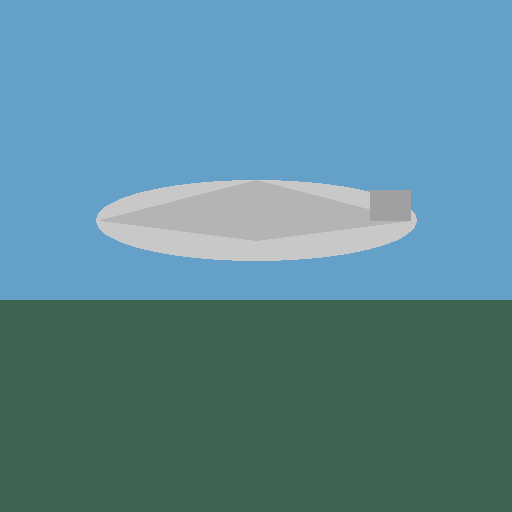
#> input picture data/images/airplane.png, 512 x 512 px
$ python -i watershed.py   (imports and definitions only)
#> lines starting #> are read from the running program, lines starting #| are printed output that depends on the picture; after the words box and inside, x2 and y2 are one past the last pixel; in counts of white or black regions, pixels touching at a corner belong together
#> further down, picture is the input picture: shape (512, 512, 3); mean B, G, R 149.4, 137.4, 90.5
"""
Watershed-based segmentation.
The watershed algorithm treats the gradient magnitude as a topographic surface
and finds catchment basins (segments) by simulating flooding from markers.
"""

import cv2
import numpy as np


def watershed_segmentation(image: np.ndarray) -> tuple[np.ndarray, np.ndarray]:
    """
    Segment an image using the Watershed algorithm.

    Pipeline:
        1. Convert to grayscale and apply Otsu thresholding.
        2. Morphological operations to identify sure foreground/background.
        3. Compute distance transform for foreground markers.
        4. Run cv2.watershed with those markers.

    Args:
        image: Input colour image (uint8, BGR or RGB, HxWx3).

    Returns:
        (label_map, overlay):
            label_map – integer label map (int32), -1 = boundaries.
            overlay   – original image with watershed boundaries drawn in red.
    """
    if image.ndim == 2:
        bgr = cv2.cvtColor(image, cv2.COLOR_GRAY2BGR)
        gray = image.copy()
    else:
        bgr = image.copy()
        gray = cv2.cvtColor(image, cv2.COLOR_BGR2GRAY)
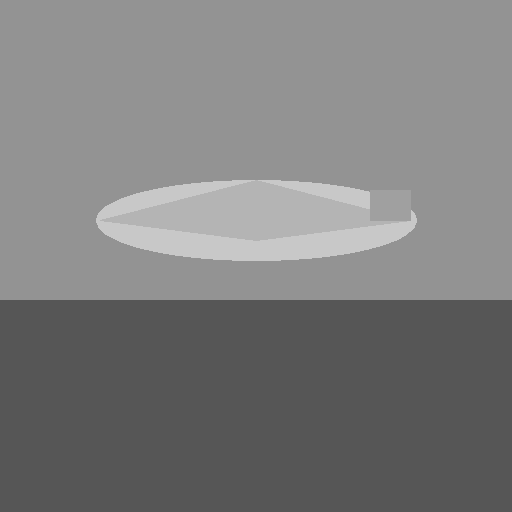
#> gray: shape (512, 512); min 86, max 200, mean 125

    # --- Step 1: Otsu thresholding to get binary foreground ---
    blur = cv2.GaussianBlur(gray, (5, 5), 0)
    _, binary = cv2.threshold(blur, 0, 255, cv2.THRESH_BINARY_INV + cv2.THRESH_OTSU)
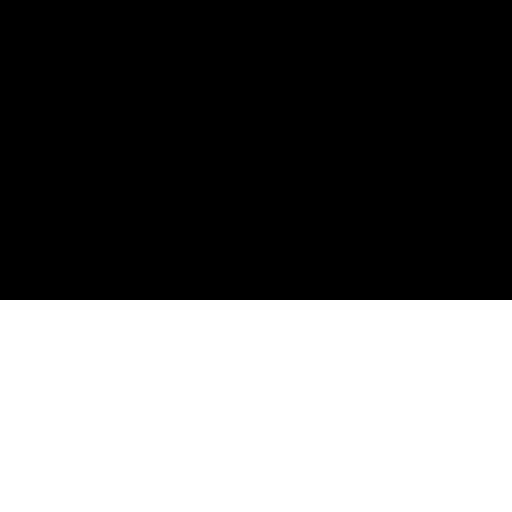
#> binary: shape (512, 512); 41.4% white; 1 white region, box (x1, y1, x2, y2) and area: (0, 300, 512, 512) 108544

    # --- Step 2: Morphological cleanup ---
    kernel = cv2.getStructuringElement(cv2.MORPH_ELLIPSE, (3, 3))
    opening = cv2.morphologyEx(binary, cv2.MORPH_OPEN, kernel, iterations=2)

    # Sure background area
    sure_bg = cv2.dilate(opening, kernel, iterations=3)
#> sure_bg: shape (512, 512); 42% white; 1 white region, box (x1, y1, x2, y2) and area: (0, 297, 512, 512) 110080

    # Sure foreground via distance transform
    dist_transform = cv2.distanceTransform(opening, cv2.DIST_L2, 5)
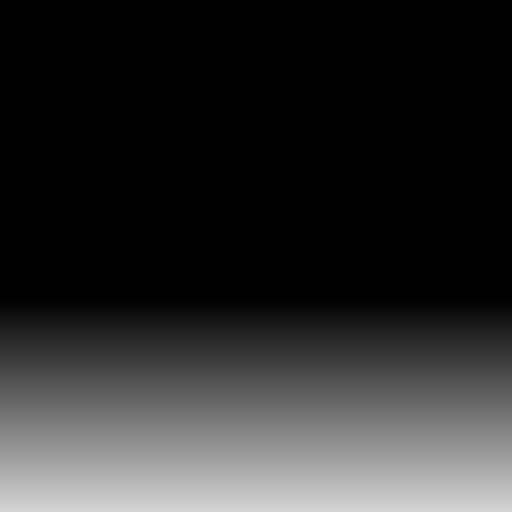
#> dist_transform: shape (512, 512) float32; min 0, max 212, mean 44.1
    _, sure_fg = cv2.threshold(dist_transform, 0.4 * dist_transform.max(), 255, 0)
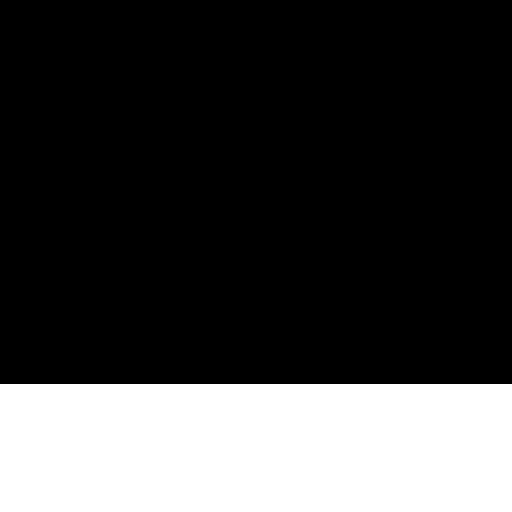
#> sure_fg: shape (512, 512) float32; 25% white; 1 white region, box (x1, y1, x2, y2) and area: (0, 384, 512, 512) 65536
    sure_fg = sure_fg.astype(np.uint8)

    # --- Step 3: Unknown region and markers ---
    unknown = cv2.subtract(sure_bg, sure_fg)
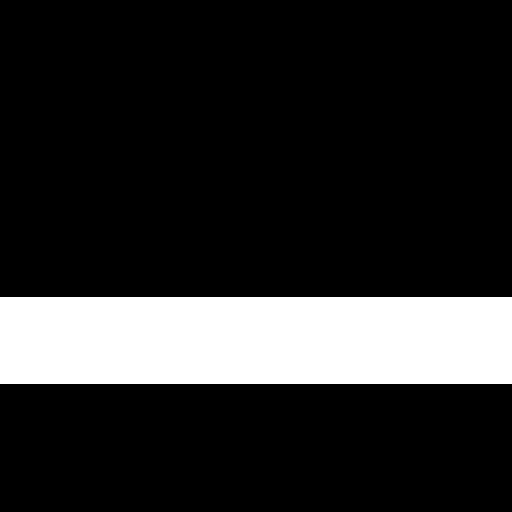
#> unknown: shape (512, 512); 17% white; 1 white region, box (x1, y1, x2, y2) and area: (0, 297, 512, 384) 44544

    _, markers = cv2.connectedComponents(sure_fg)
    markers = markers + 1          # background = 1
    markers[unknown == 255] = 0    # unknown region = 0

    # --- Step 4: Apply Watershed ---
    markers = cv2.watershed(bgr, markers)
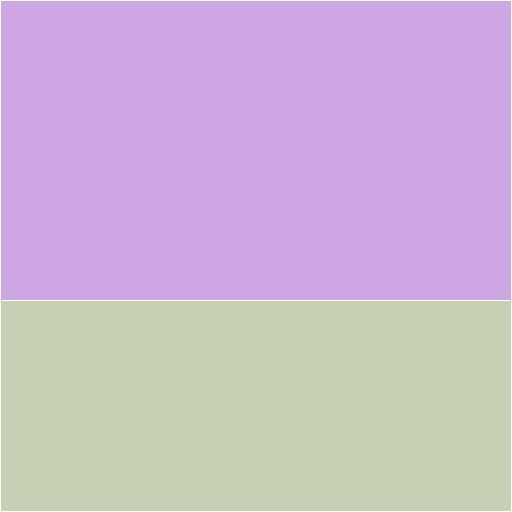
#> markers: shape (512, 512) int32; 3 distinct labels, from -1 to 2; one colour per label, 0 black, -1 white

    # --- Overlay boundaries on the original image ---
    overlay = bgr.copy()
    overlay[markers == -1] = [0, 0, 255]   # red boundaries
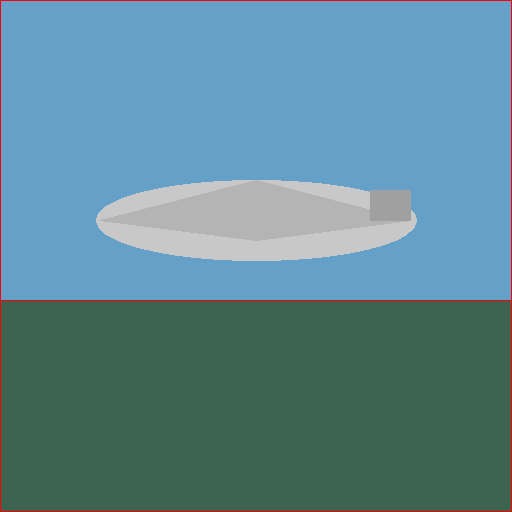
#> overlay: shape (512, 512, 3); 0.97% of pixels changed, all inside (x1, y1, x2, y2) = (0, 0, 512, 512)

    return markers, overlay

>>> import cv2
>>> picture = cv2.imread('../../data/images/airplane.png')
>>> result = watershed_segmentation(picture)
